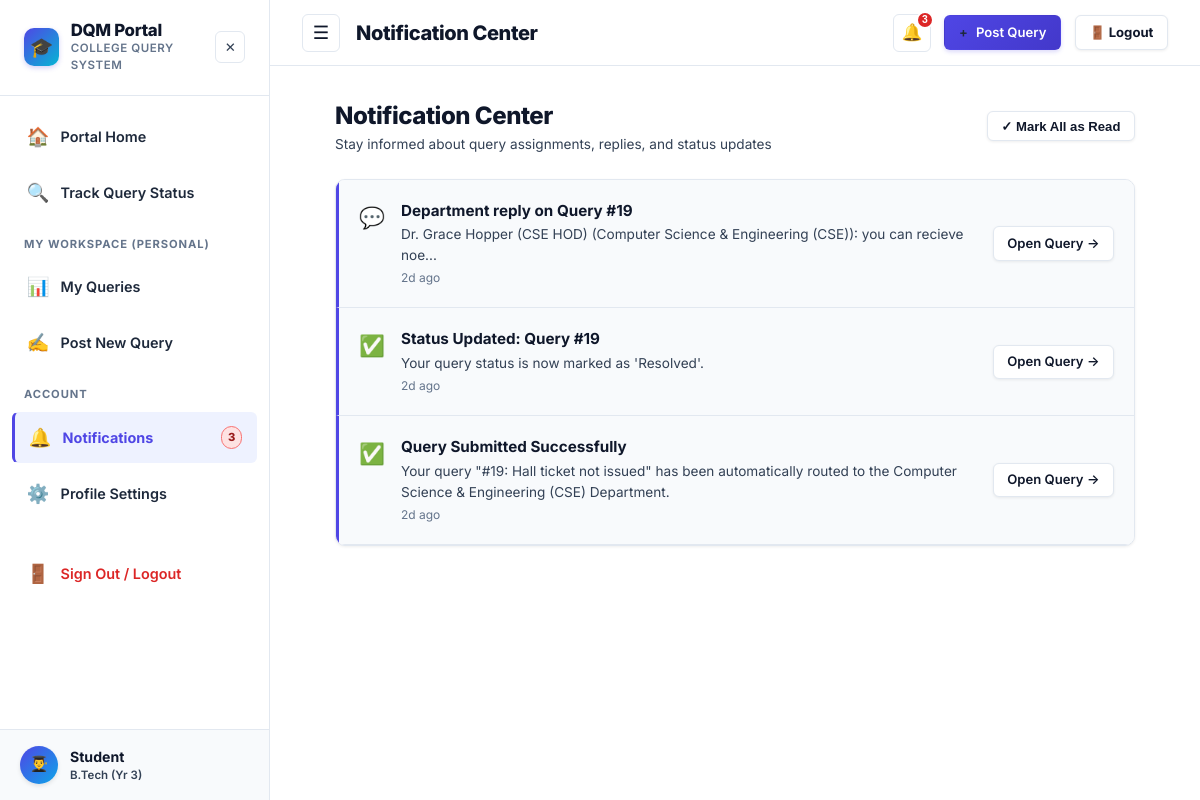
The page /notifications (signed in) on the database as committed earlier.
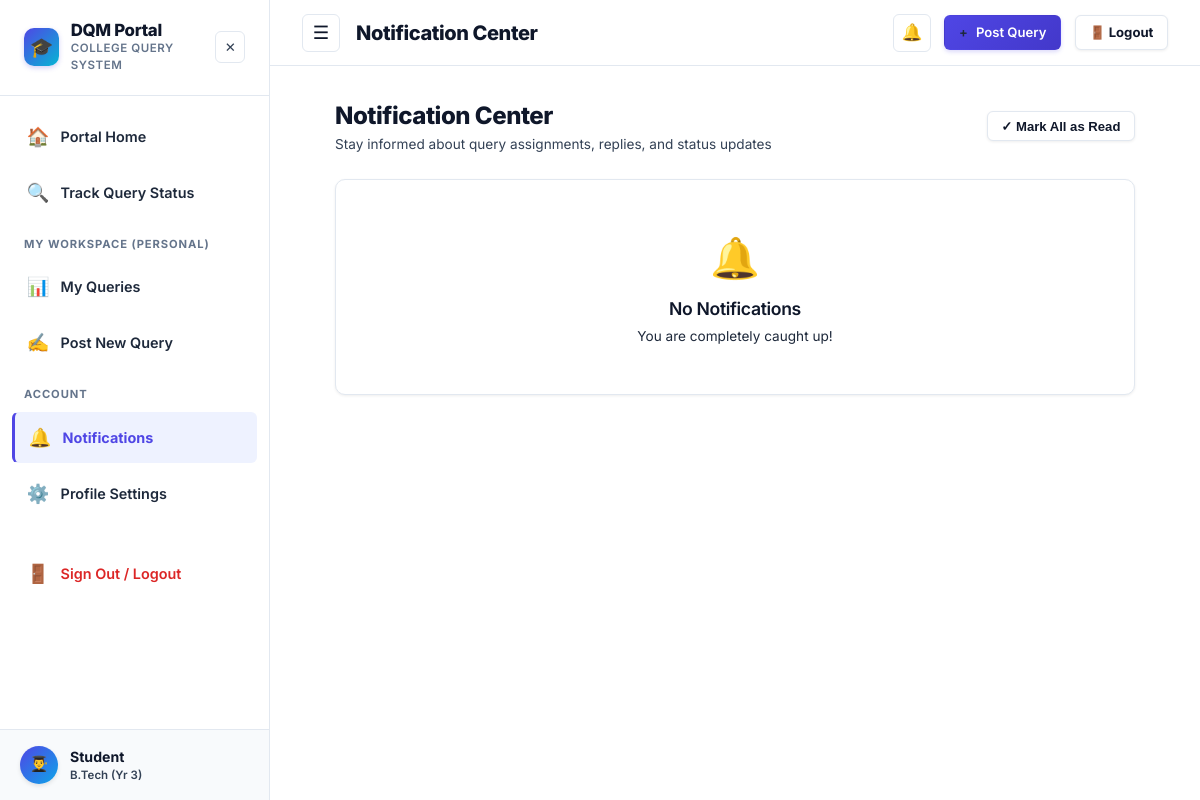
The same page on the database as committed later.
### tables this page shows
CREATE TABLE users (
    id INTEGER PRIMARY KEY AUTOINCREMENT,
    name TEXT DEFAULT 'Anonymous User',
    email TEXT NOT NULL UNIQUE,
    password_hash TEXT NOT NULL,
    role TEXT NOT NULL DEFAULT 'student',
    level TEXT,
    department TEXT,
    course TEXT,
    year INTEGER,
    phone TEXT,
    roll_no TEXT,
    designation TEXT,
    is_active INTEGER DEFAULT 1,
    last_active_at TIMESTAMP DEFAULT CURRENT_TIMESTAMP,
    created_at TIMESTAMP DEFAULT CURRENT_TIMESTAMP
);

CREATE TABLE notifications (
    id INTEGER PRIMARY KEY AUTOINCREMENT,
    user_id INTEGER NOT NULL,
    query_id INTEGER,
    title TEXT NOT NULL,
    message TEXT NOT NULL,
    type TEXT DEFAULT 'info',
    is_read INTEGER DEFAULT 0,
    created_at TIMESTAMP DEFAULT CURRENT_TIMESTAMP,
    FOREIGN KEY(user_id) REFERENCES users(id) ON DELETE CASCADE,
    FOREIGN KEY(query_id) REFERENCES queries(id) ON DELETE CASCADE
);

### app.py (the view)
@app.route('/notifications')
@login_required
def notifications():
    user = get_current_user()
    db = get_db()
    all_notifs = db.execute("""
        SELECT n.*, q.title as query_title
        FROM notifications n
        LEFT JOIN queries q ON n.query_id = q.id
        WHERE n.user_id = ?
        ORDER BY n.created_at DESC
    """, (user['id'],)).fetchall()
    return render_template('notifications.html', notifications=all_notifs)

### app.py (called while the page is built)
def login_required(f):
    @wraps(f)
    def decorated_function(*args, **kwargs):
        user = get_current_user()
        if not user:
            session.clear()
            flash('Please log in to access this page.', 'warning')
            return redirect(url_for('login', next=request.url))
        return f(*args, **kwargs)
    return decorated_function

def get_current_user():
    if 'user_id' in session:
        db = get_db()
        user = db.execute('SELECT * FROM users WHERE id = ?', (session['user_id'],)).fetchone()
        if not user or not user['is_active']:
            session.clear()
            return None
        return dict(user)
    return None

### database.py (called while the page is built)
def get_db():
    if 'db' not in g:
        g.db = sqlite3.connect(
            current_app.config['DATABASE'],
            detect_types=sqlite3.PARSE_DECLTYPES
        )
        g.db.row_factory = sqlite3.Row
        g.db.execute("PRAGMA foreign_keys = ON")
        init_db(g.db)
    return g.db

### models.py (called while the page is built)
def init_db(db_conn):
    db_conn.executescript(SCHEMA)
    check_and_migrate_db(db_conn)
    db_conn.commit()

### templates/notifications.html (shortened to what this page needs)
{% extends 'base.html' %}
{% block page_title %}Notification Center{% endblock %}
{% block content %}
<div style="max-width: 800px; margin: 0 auto;">
  <div style="display: flex; justify-content: space-between; align-items: center; margin-bottom: 1.5rem;">
    <div>
      <h1 style="font-size: 1.5rem; font-weight: 800; color: var(--text-main); margin: 0;">Notification Center</h1>
      <p style="font-size: 0.85rem; color: var(--text-muted); margin: 0;">Stay informed about query assignments, replies, and status updates</p>
    </div>
    <button type="button" class="btn btn-secondary btn-sm" onclick="markAllRead()">
      ✓ Mark All as Read
    </button>
  </div>
  <div class="card" style="padding: 0; overflow: hidden;">
    {% if notifications %}
      {% for n in notifications %}
      <div class="notif-item {% if not n.is_read %}unread{% endif %}" style="padding: 1.25rem; display: flex; justify-content: space-between; align-items: center; border-bottom: 1px solid var(--border-color);">
        <div style="display: flex; gap: 1rem; align-items: flex-start;">
          <div style="font-size: 1.3rem; margin-top: 2px;">
            {% if n.type == 'urgent' %}🚨
            {% elif n.type == 'success' %}✅
            {% elif n.type == 'message' %}💬
            {% else %}🔔{% endif %}
          </div>
          <div>
            <div style="font-weight: 700; font-size: 0.95rem; color: var(--text-main);">{{ n.title }}</div>
            <div style="font-size: 0.85rem; color: var(--text-muted); margin-top: 2px;">{{ n.message }}</div>
            <div style="font-size: 0.75rem; color: var(--text-light); margin-top: 4px;">{{ n.created_at | timeago }}</div>
          </div>
        </div>
        <div>
          {% if n.query_id %}
          <a href="{{ url_for('query_details', query_id=n.query_id) }}" class="btn btn-secondary btn-sm" onclick="markSingleRead({{ n.id }})">
            Open Query →
          </a>
          {% endif %}
        </div>
      </div>
      {% endfor %}
    {% else %}
      <div style="text-align: center; padding: 3rem 1rem; color: var(--text-muted);">
        <div style="font-size: 2.5rem; margin-bottom: 0.5rem;">🔔</div>
        <h3 style="font-size: 1.1rem; font-weight: 600; color: var(--text-main);">No Notifications</h3>
        <p style="font-size: 0.85rem; margin-top: 4px;">You are completely caught up!</p>
      </div>
    {% endif %}
  </div>
</div>
{% endblock %}

### templates/base.html (shortened to what this page needs)
<!DOCTYPE html>
<html lang="en">
<head>
  <link rel="stylesheet" href="{{ url_for('static', filename='css/style.css') }}">
</head>
<body data-user-role="{{ current_user.role if current_user else '' }}" data-user-dept="{{ current_user.department if current_user else '' }}" data-user-id="{{ current_user.id if current_user else '' }}">
  <div class="app-container">
    {% if current_user %}
    <aside class="sidebar" id="appSidebar">
      <div class="sidebar-header">
        <a href="{{ url_for('index') }}" class="sidebar-brand-wrapper" style="text-decoration: none; color: inherit;">
          <div class="sidebar-logo">🎓</div>
          <div class="sidebar-brand">
            <h2>DQM Portal</h2>
            <p>College Query System</p>
          </div>
        </a>
        <button type="button" class="sidebar-close-btn" id="sidebarCloseBtn" title="Close Navigation" aria-label="Close Navigation">
          ✕
        </button>
      </div>
      <nav class="sidebar-nav">
        {% if current_user.role == 'principal' %}
        <div class="nav-section-title">Principal Navigation</div>
        <a href="{{ url_for('index') }}" class="nav-item {% if request.endpoint == 'index' %}active{% endif %}">
          <span class="icon">🏠</span> Portal Home
        </a>
        <a href="{{ url_for('department_dashboard', dept='Others') }}" class="nav-item {% if request.endpoint == 'department_dashboard' %}active{% endif %}">
          <span class="icon">📥</span> Received Queries
        </a>
        <a href="{{ url_for('track_query') }}" class="nav-item {% if request.endpoint == 'track_query' %}active{% endif %}">
          <span class="icon">🔍</span> Track Status
        </a>
        <a href="{{ url_for('admin_analytics') }}" class="nav-item {% if request.endpoint in ['admin_analytics', 'hod_analytics'] %}active{% endif %}">
          <span class="icon">📊</span> Analysis
        </a>
        <a href="{{ url_for('admin_users') }}" class="nav-item {% if request.endpoint == 'admin_users' %}active{% endif %}">
          <span class="icon">👥</span> Users
        </a>
        <a href="{{ url_for('admin_communicate_hod') }}" class="nav-item {% if request.endpoint == 'admin_communicate_hod' %}active{% endif %}">
          <span class="icon">💬</span> Communicate with HOD
        </a>
        {% else %}
        <a href="{{ url_for('index') }}" class="nav-item {% if request.endpoint == 'index' %}active{% endif %}">
          <span class="icon">🏠</span> Portal Home
        </a>
        <a href="{{ url_for('track_query') }}" class="nav-item {% if request.endpoint == 'track_query' %}active{% endif %}">
          <span class="icon">🔍</span> Track Query Status
        </a>
        {% if current_user.role in ['student', 'faculty'] %}
        <div class="nav-section-title">My Workspace (Personal)</div>
        <a href="{{ url_for('dashboard') }}" class="nav-item {% if request.endpoint == 'dashboard' %}active{% endif %}">
          <span class="icon">📊</span> My Queries
        </a>
        <a href="{{ url_for('submit_query') }}" class="nav-item {% if request.endpoint == 'submit_query' %}active{% endif %}">
          <span class="icon">✍️</span> Post New Query
        </a>
        {% endif %}
        {% endif %}
        <div class="nav-section-title">Account</div>
        <a href="{{ url_for('notifications') }}" class="nav-item {% if request.endpoint == 'notifications' %}active{% endif %}">
          <span class="icon">🔔</span> Notifications
          {% if unread_notifications_count > 0 %}
          <span class="badge badge-urgent" style="margin-left: auto; padding: 2px 6px; font-size: 0.7rem;">{{ unread_notifications_count }}</span>
          {% endif %}
        </a>
        <a href="{{ url_for('profile') }}" class="nav-item {% if request.endpoint == 'profile' %}active{% endif %}">
          <span class="icon">⚙️</span> Profile Settings
        </a>
        <a href="{{ url_for('logout') }}" class="nav-item nav-item-logout" style="margin-top: 1.5rem;">
          <span class="icon">🚪</span> Sign Out / Logout
        </a>
      </nav>
      <div class="sidebar-footer">
        <div class="user-avatar-circle">
          {% if current_user.role == 'student' %}👨‍🎓{% elif current_user.role == 'hod' %}🎓{% elif current_user.role == 'ao' %}🏢{% elif current_user.role == 'office_staff' %}💼{% elif current_user.role == 'principal' %}🏛️{% elif current_user.role in ['staff', 'faculty'] %}👩‍🏫{% else %}⚡{% endif %}
        </div>
        <div style="flex-grow: 1; overflow: hidden;">
          <div style="font-size: 0.88rem; font-weight: 700; color: var(--text-main); white-space: nowrap; overflow: hidden; text-overflow: ellipsis;">
            {% if current_user.role == 'student' %}Student
            {% elif current_user.role == 'office_staff' %}Office Staff
            {% elif current_user.role in ['staff', 'faculty'] %}Department Staff
            {% elif current_user.role == 'hod' %}Head of Dept (HOD)
            {% elif current_user.role == 'ao' %}Administrative Officer (AO)
            {% elif current_user.role == 'principal' %}Principal
            {% else %}Central Administrator{% endif %}
          </div>
          <div style="font-size: 0.72rem; color: var(--text-muted); font-weight: 600;">
            {% if current_user.role == 'student' %}
              {{ current_user.course or 'Campus' }}{% if current_user.year %} (Yr {{ current_user.year }}){% endif %}
            {% elif current_user.role in ['ao', 'principal', 'admin'] %}
              {{ current_user.designation or 'Campus Administration' }}
            {% elif current_user.role == 'office_staff' %}
              Administrative Department
            {% else %}
              {{ current_user.department or 'Campus Support' }}
            {% endif %}
          </div>
        </div>
      </div>
    </aside>
    {% endif %}
    <div class="main-content">
      {% if current_user %}
      <header class="topbar">
        <div class="topbar-left">
          <button class="sidebar-toggle-btn" id="sidebarToggle" title="Toggle Navigation Menu" aria-label="Toggle Navigation Menu">
            ☰
          </button>
          <div class="topbar-title">{% block page_title %}Dashboard{% endblock %}</div>
        </div>
        <div class="topbar-right">
          <div class="notif-wrapper">
            <button class="notif-btn" id="notifBtn" aria-label="Notifications" title="Notifications">
              🔔
              {% if unread_notifications_count > 0 %}
              <span class="notif-badge">{{ unread_notifications_count }}</span>
              {% endif %}
            </button>
          </div>
          {% if current_user.role in ['student', 'faculty'] %}
          <a href="{{ url_for('submit_query') }}" class="btn btn-primary btn-sm">
            <span>+</span> Post Query
          </a>
          {% endif %}
          <a href="{{ url_for('logout') }}" class="btn btn-secondary btn-sm" title="Sign Out of Portal" style="font-weight: 700;">
            🚪 Logout
          </a>
        </div>
      </header>
      {% endif %}
      <main class="page-body">
        {% block content %}{% endblock %}
      </main>
    </div>
  </div>
</body>
</html>

Rows that differ between the two databases and show on the page:
removed notifications: title "Department reply on Query #19", message "Dr. Grace Hopper (CSE HOD) (Computer Science & Engineering (CSE)): you can recieve noe...", created_at "2d ago"
removed notifications: title "Status Updated: Query #19", message "Your query status is now marked as 'Resolved'.", created_at "2d ago"
removed notifications: title "Query Submitted Successfully", message "Your query \"#19: Hall ticket not issued\" has been automatically routed to the Computer Science & Engineering (CSE) Department.", created_at "2d ago"
Other text that changed with them:
{{ unread_notifications_count }}: "3" → (not shown)
text now shown: "🔔 No Notifications You are completely caught up!"
